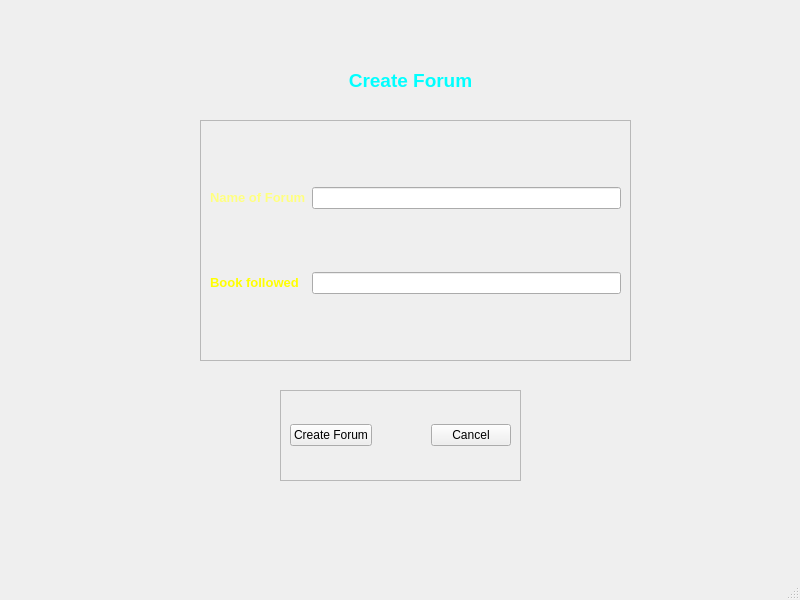
<?xml version="1.0" encoding="UTF-8"?>
<ui version="4.0">
 <class>create_forum</class>
 <widget class="QMainWindow" name="create_forum">
  <property name="geometry">
   <rect>
    <x>0</x>
    <y>0</y>
    <width>800</width>
    <height>600</height>
   </rect>
  </property>
  <property name="windowTitle">
   <string>Create Forum</string>
  </property>
  <widget class="QWidget" name="centralwidget">
   <widget class="QFrame" name="frame">
    <property name="geometry">
     <rect>
      <x>200</x>
      <y>120</y>
      <width>431</width>
      <height>241</height>
     </rect>
    </property>
    <property name="frameShape">
     <enum>QFrame::StyledPanel</enum>
    </property>
    <property name="frameShadow">
     <enum>QFrame::Raised</enum>
    </property>
    <layout class="QGridLayout" name="gridLayout">
     <item row="0" column="0">
      <widget class="QLabel" name="label">
       <property name="text">
        <string>&lt;html&gt;&lt;head/&gt;&lt;body&gt;&lt;p&gt;&lt;span style=&quot; font-size:10pt; font-weight:600; color:#ffff7f;&quot;&gt;Name of Forum&lt;/span&gt;&lt;/p&gt;&lt;/body&gt;&lt;/html&gt;</string>
       </property>
      </widget>
     </item>
     <item row="1" column="0">
      <widget class="QLabel" name="label_2">
       <property name="text">
        <string>&lt;html&gt;&lt;head/&gt;&lt;body&gt;&lt;p&gt;&lt;span style=&quot; font-size:10pt; font-weight:600; color:#ffff00;&quot;&gt;Book followed&lt;/span&gt;&lt;/p&gt;&lt;/body&gt;&lt;/html&gt;</string>
       </property>
      </widget>
     </item>
     <item row="0" column="1">
      <widget class="QLineEdit" name="forumname"/>
     </item>
     <item row="1" column="1">
      <widget class="QLineEdit" name="bookfollowed"/>
     </item>
    </layout>
   </widget>
   <widget class="QFrame" name="frame_2">
    <property name="geometry">
     <rect>
      <x>280</x>
      <y>390</y>
      <width>241</width>
      <height>91</height>
     </rect>
    </property>
    <property name="frameShape">
     <enum>QFrame::StyledPanel</enum>
    </property>
    <property name="frameShadow">
     <enum>QFrame::Raised</enum>
    </property>
    <layout class="QGridLayout" name="gridLayout_2">
     <item row="0" column="2">
      <widget class="QPushButton" name="cancelbutton">
       <property name="text">
        <string>Cancel</string>
       </property>
      </widget>
     </item>
     <item row="0" column="0">
      <widget class="QPushButton" name="createforum">
       <property name="text">
        <string>Create Forum</string>
       </property>
      </widget>
     </item>
     <item row="0" column="1">
      <spacer name="horizontalSpacer_3">
       <property name="orientation">
        <enum>Qt::Horizontal</enum>
       </property>
       <property name="sizeHint" stdset="0">
        <size>
         <width>40</width>
         <height>20</height>
        </size>
       </property>
      </spacer>
     </item>
    </layout>
   </widget>
   <widget class="QLabel" name="label_3">
    <property name="geometry">
     <rect>
      <x>310</x>
      <y>60</y>
      <width>201</width>
      <height>41</height>
     </rect>
    </property>
    <property name="font">
     <font>
      <pointsize>14</pointsize>
      <weight>75</weight>
      <bold>true</bold>
     </font>
    </property>
    <property name="text">
     <string>&lt;html&gt;&lt;head/&gt;&lt;body&gt;&lt;p&gt;&lt;span style=&quot; color:#00ffff;&quot;&gt;Create Forum&lt;/span&gt;&lt;/p&gt;&lt;/body&gt;&lt;/html&gt;</string>
    </property>
    <property name="alignment">
     <set>Qt::AlignCenter</set>
    </property>
   </widget>
   <zorder>frame_2</zorder>
   <zorder>frame</zorder>
   <zorder>label_3</zorder>
  </widget>
  <widget class="QStatusBar" name="statusbar"/>
 </widget>
 <tabstops>
  <tabstop>forumname</tabstop>
  <tabstop>bookfollowed</tabstop>
  <tabstop>createforum</tabstop>
  <tabstop>cancelbutton</tabstop>
 </tabstops>
 <resources/>
 <connections/>
</ui>
